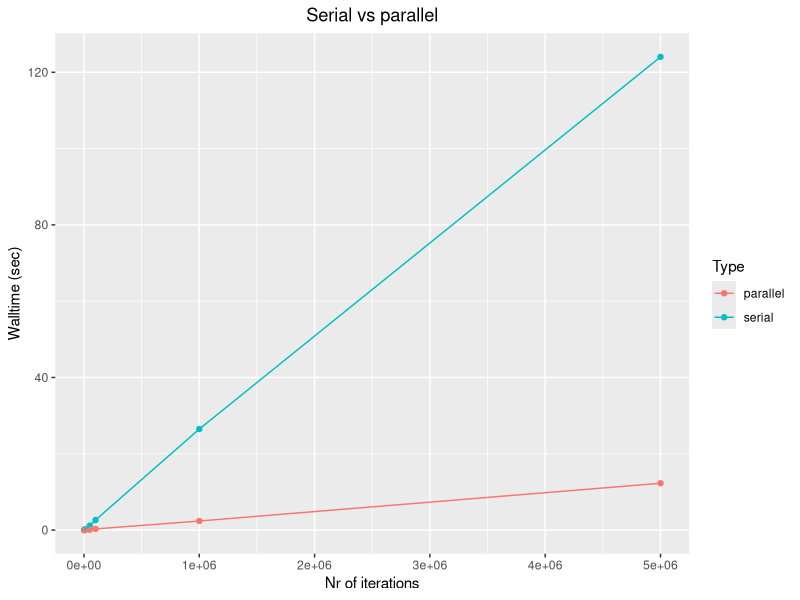
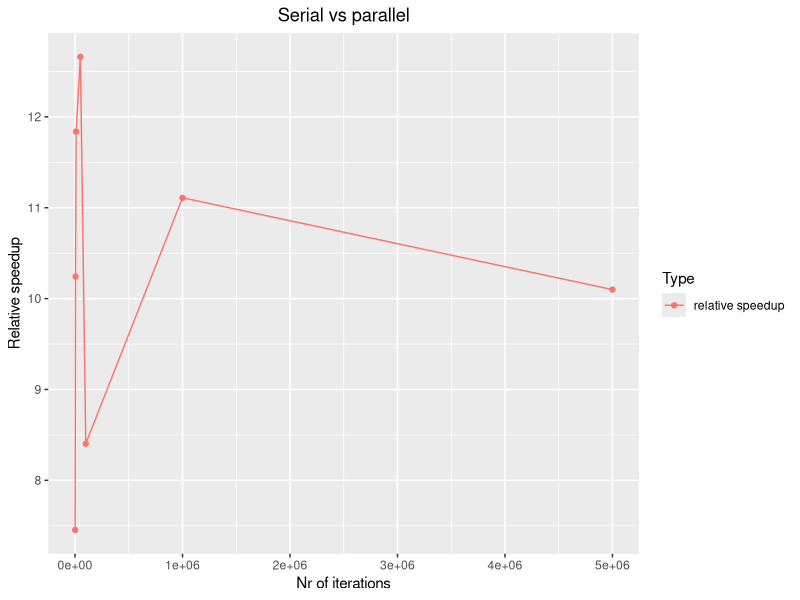

R code for these plots, in order:
## ---- chunk 1
# load necessary package
library(ggplot2)
library(dplyr)
## ---- chunk 2
knitr::opts_chunk$set(fig.width = 5, fig.height = 3)
## ---- chunk 3
data <- read.csv("results.csv",header=F,stringsAsFactors=F) %>%
  setNames(c("n","result","analytical","error","type","time"))
data
ggplot(data=data, aes(x=n,y=time,color=type,group=type)) +
  geom_point() +
  geom_line() +
  labs(
       title="Serial vs parallel",
       x="Nr of iterations",
       y="Walltime (sec)"
       ) +
  theme(
        plot.title = element_text(hjust = 0.5),
        plot.subtitle = element_text(hjust = 0.5)
       ) +
  guides(color=guide_legend(title="Type"))
## ---- chunk 4
par <- data[data$type=="parallel",]
ser <- data[data$type=="serial",]
relative <- dplyr::inner_join(par,ser,by="n") %>% 
  mutate(
    type = "relative speedup",
    relative.speedup = time.y/time.x
  ) %>% 
  select(n,type,relative.speedup)
relative
ggplot(data=relative, aes(x=n,y=relative.speedup,color=type,group=type)) +
  geom_point() +
  geom_line() +
  labs(
       title="Serial vs parallel",
       x="Nr of iterations",
       y="Relative speedup"
       ) +
  theme(
        plot.title = element_text(hjust = 0.5),
        plot.subtitle = element_text(hjust = 0.5)
       ) +
  guides(color=guide_legend(title="Type"))
## ---- chunk 5
# data <- read.csv("results_VM.csv",header=F,stringsAsFactors=F) %>%
#   setNames(c("n","result","analytical","error","type","time"))
# data
# ggplot(data=data, aes(x=n,y=time,color=type,group=type)) +
#   geom_point() +
#   geom_line() +
#   labs(
#        title="Serial vs parallel in VM",
#        x="Nr of iterations",
#        y="Walltime (sec)"
#        ) +
#   theme(
#         plot.title = element_text(hjust = 0.5),
#         plot.subtitle = element_text(hjust = 0.5)
#        ) +
#   guides(color=guide_legend(title="Type"))
## ---- chunk 6
# par <- data[data$type=="parallel",]
# ser <- data[data$type=="serial",]
# relative <- dplyr::inner_join(par,ser,by="n") %>% 
#   mutate(
#     type = "relative speedup",
#     relative.speedup = time.y/time.x
#   ) %>% 
#   select(n,type,relative.speedup)
# relative
# ggplot(data=relative, aes(x=n,y=relative.speedup,color=type,group=type)) +
#   geom_point() +
#   geom_line() +
#   labs(
#        title="Serial vs parallel in VM",
#        x="Nr of iterations",
#        y="Relative speedup"
#        ) +
#   theme(
#         plot.title = element_text(hjust = 0.5),
#         plot.subtitle = element_text(hjust = 0.5)
#        ) +
#   guides(color=guide_legend(title="Type"))
